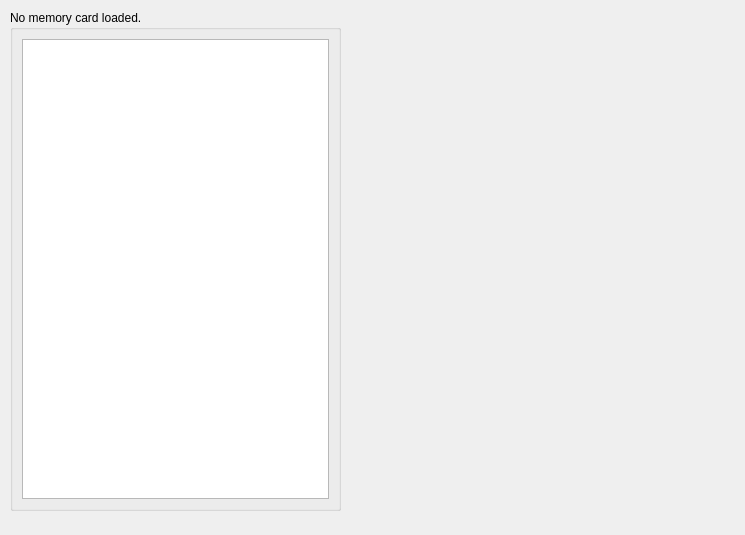
<?xml version="1.0" encoding="UTF-8"?>
<ui version="4.0">
 <class>McRecoverWindow</class>
 <widget class="QMainWindow" name="McRecoverWindow">
  <property name="geometry">
   <rect>
    <x>0</x>
    <y>0</y>
    <width>745</width>
    <height>535</height>
   </rect>
  </property>
  <property name="windowTitle">
   <string>GameCube Memory Card Recovery</string>
  </property>
  <widget class="QWidget" name="centralwidget">
   <widget class="QGroupBox" name="groupBox">
    <property name="geometry">
     <rect>
      <x>10</x>
      <y>10</y>
      <width>331</width>
      <height>501</height>
     </rect>
    </property>
    <property name="title">
     <string>No memory card loaded.</string>
    </property>
    <layout class="QVBoxLayout" name="verticalLayout">
     <item>
      <widget class="QListView" name="lstMcFiles"/>
     </item>
    </layout>
   </widget>
  </widget>
 </widget>
 <resources/>
 <connections/>
</ui>
